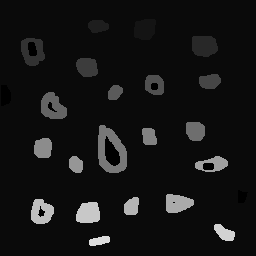
//> input picture exercícios/teste2.png, 256 x 256 px
$ ./exercicio4_2 teste2.png   (built with g++ and OpenCV 4)
//> lines starting //> are read from the running program, lines starting //| are printed output that depends on the picture; after the words box and inside, x2 and y2 are one past the last pixel; in counts of white or black regions, pixels touching at a corner belong together
#include <iostream>
#include <opencv2/opencv.hpp>

using namespace cv;

int main(int argc, char** argv){
  Mat imagem;
  int largura, altura;
  int n;
  CvPoint p;

  imagem = imread(argv[1], CV_LOAD_IMAGE_GRAYSCALE);
//> imagem is the input picture: 256 rows x 256 cols, CV_8UC1; min 0, max 220, mean 21.2

  largura = imagem.size().width;
//> largura = 256
  altura = imagem.size().height;
//> altura = 256

  // pintando a borda de 255 para conectar as bolhas das bordas
  for (int x = 0; x < altura ; x++){
    for (int y = 0; y < largura ; y++){
      if (x == 0 || y == 0 || x == altura-1 || y == largura-1){
        imagem.at<uchar>(x,y) = 255;
      }
    }
  }
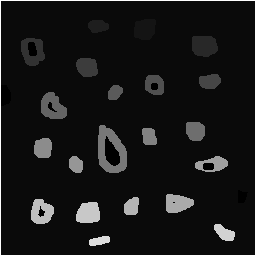
//> imagem: 256 rows x 256 cols, CV_8UC1; 1.56% of pixels changed, all inside (x1, y1, x2, y2) = (0, 0, 256, 256)

  //pintando o fundo de 10
  p.x = 0;
  p.y = 0;
  floodFill(imagem, p, 0);
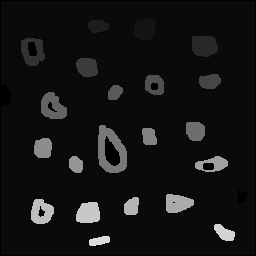
//> imagem: 256 rows x 256 cols, CV_8UC1; 1.56% of pixels changed, all inside (x1, y1, x2, y2) = (0, 0, 256, 256)
  floodFill(imagem, p, 10);

  imshow("sem bolhas nas bordas",imagem);

  //rotulando os objetos
  n = 10;
  for (int x = 0; x < altura ; x++){
    for (int y = 0; y < largura ; y++){
      if ( imagem.at<uchar>(x,y) == 255 ){
        //achou objeto
        n = n + 10;
        p.x = y;
        p.y = x;
        floodFill(imagem, p, n);
      }
    }
  }
//> after the loop, n = 10

  printf("Número de objetos=%d\n", (n-10)/10);
//| Número de objetos=0

  imshow("rotulados", imagem);

  //verificando se há algum 0 (furo) e apagando o objeto com furo
  for (int x = 0; x < altura ; x++){
    for (int y = 0; y < largura ; y++){
      if ( imagem.at<uchar>(x,y) == 0 ){
        if (imagem.at<uchar>(x,y-1) != 10){
          //imagem.at<uchar>(x,y) = 10;
          p.x = y-1;
          p.y = x;
          floodFill(imagem, p, 10);
          p.x = y;
          p.y = x;
          floodFill(imagem, p, 10);
        }
      }
    }
  }
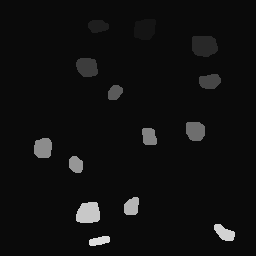
//> imagem: 256 rows x 256 cols, CV_8UC1; min 10, max 220, mean 16

  imshow("Bolhas sem furo",imagem);
  waitKey();
  return 0;

}
